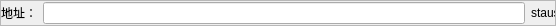
<?xml version="1.0" encoding="UTF-8"?>
<ui version="4.0">
 <class>URLFrame</class>
 <widget class="QFrame" name="URLFrame">
  <property name="geometry">
   <rect>
    <x>0</x>
    <y>0</y>
    <width>556</width>
    <height>26</height>
   </rect>
  </property>
  <property name="windowTitle">
   <string>Frame</string>
  </property>
  <property name="frameShape">
   <enum>QFrame::StyledPanel</enum>
  </property>
  <property name="frameShadow">
   <enum>QFrame::Raised</enum>
  </property>
  <property name="lineWidth">
   <number>1</number>
  </property>
  <layout class="QHBoxLayout" name="horizontalLayout">
   <property name="spacing">
    <number>6</number>
   </property>
   <property name="leftMargin">
    <number>0</number>
   </property>
   <property name="topMargin">
    <number>0</number>
   </property>
   <property name="rightMargin">
    <number>0</number>
   </property>
   <property name="bottomMargin">
    <number>0</number>
   </property>
   <item>
    <widget class="QLabel" name="label">
     <property name="text">
      <string>地址：</string>
     </property>
    </widget>
   </item>
   <item>
    <widget class="QLineEdit" name="url_lineedit"/>
   </item>
   <item>
    <widget class="QLabel" name="status">
     <property name="minimumSize">
      <size>
       <width>24</width>
       <height>24</height>
      </size>
     </property>
     <property name="maximumSize">
      <size>
       <width>24</width>
       <height>24</height>
      </size>
     </property>
     <property name="text">
      <string>staus</string>
     </property>
    </widget>
   </item>
  </layout>
 </widget>
 <resources/>
 <connections/>
</ui>
